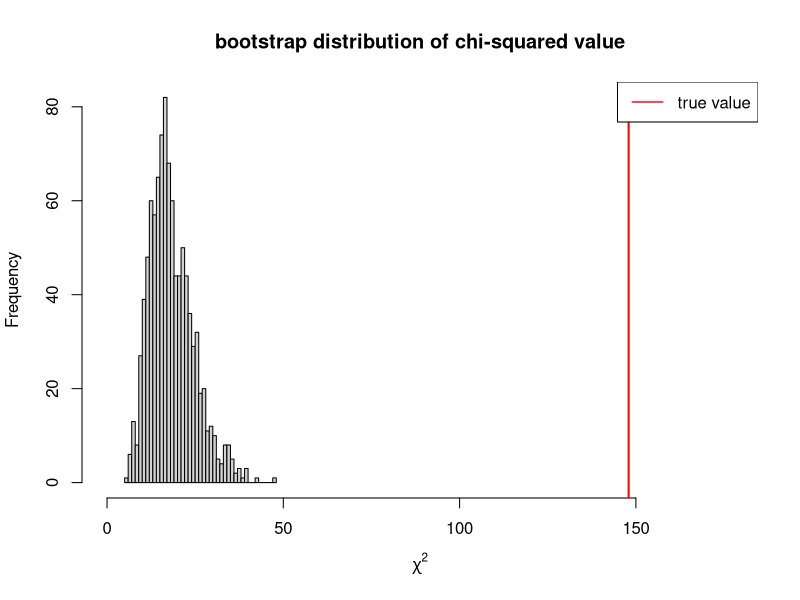
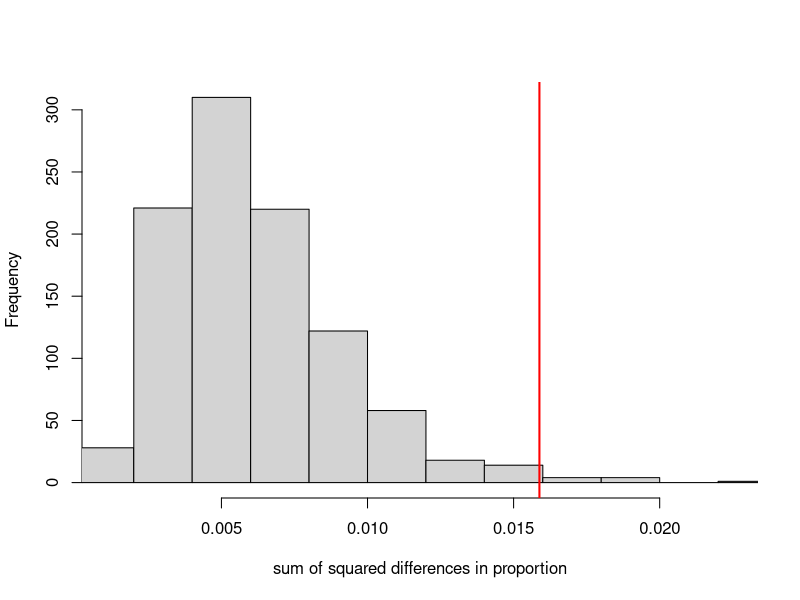

R code for these plots, in order:
## ---- chunk 1
fig.dim <- 4
knitr::opts_chunk$set(fig.width=2*fig.dim,
                      fig.height=fig.dim,
                      fig.align='center')
set.seed(23)
library(matrixStats)
library(tidyverse)
options(digits=2)
## ---- chunk 2
data(HairEyeColor)
## ---- chunk 3
HairEyeColor
## ---- chunk 4
haireye <- as.data.frame(HairEyeColor)
names(haireye) <- tolower(names(haireye))
names(haireye)[names(haireye) == "freq"] <- "number"
haireye
## ---- chunk 5
long_haireye <- haireye[rep(1:nrow(haireye), haireye$number), 
                        c("hair", "eye", "sex")]
stopifnot(nrow(long_haireye) == sum(haireye$number))
long_haireye
## ---- chunk 6
he_tab <- table(long_haireye[long_haireye$sex == 'Female', 1:2])
csq <- chisq.test(he_tab)
str(csq)
## ---- chunk 7
true_val <- 0
for (s in levels(long_haireye$sex)) {
    true_val <- (true_val + 
        with(subset(long_haireye, sex==s), 
                chisq.test(table(hair, eye))$statistic))
}
## ---- chunk 8
nperm <- 1000
chisq_perm <- rep(0, nperm)
for (k in 1:nperm) {
    for (s in levels(long_haireye$sex)) {
        fake <- subset(long_haireye, sex == s)
        fake$eye <- sample(fake$eye)
        chisq_perm[k] <- chisq_perm[k] + chisq.test(table(fake$eye, fake$hair))$statistic
    }
}
## ---- chunk 9
hist(chisq_perm, breaks=40, xlab=expression(chi^2), xlim=c(0, 1.2 * true_val), main='bootstrap distribution of chi-squared value')
abline(v=true_val, col='red', lwd=2)
legend("topright", lty=1, col=2, lwd=2, legend="true value")
## ---- chunk 10
male_freqs <- with(subset(long_haireye, sex=="Male"), table(hair, eye)) / sum(long_haireye$sex == "Male")
female_freqs <- with(subset(long_haireye, sex=="Female"), table(hair, eye)) / sum(long_haireye$sex == "Female")
stopifnot(sum(male_freqs) == 1)
stopifnot(sum(female_freqs) == 1)
ssd <- sum( (male_freqs - female_freqs)^2 )
## ---- chunk 11
nperms <- 1000
shuffled_ssd <- rep(NA, nperms)
for (k in 1:1000) {
    shuffled_sex <- sample(long_haireye$sex)
    stopifnot(sum(shuffled_sex == "Male") == sum(long_haireye$sex == "Male"))
    male_freqs <- with(subset(long_haireye, shuffled_sex=="Male"), table(hair, eye)) / sum(long_haireye$sex == "Male")
    female_freqs <- with(subset(long_haireye, shuffled_sex=="Female"), table(hair, eye)) / sum(long_haireye$sex == "Female")
    stopifnot(sum(male_freqs) == 1)
    stopifnot(sum(female_freqs) == 1)
    shuffled_ssd[k] <- sum( (male_freqs - female_freqs)^2 )
}
## ---- chunk 12
hist(shuffled_ssd, xlim=range(shuffled_ssd, ssd), xlab="sum of squared differences in proportion", main='')
abline(v=ssd, col='red', lwd=2)
## ---- chunk 13
male_freqs <- with(subset(long_haireye, sex=="Male"), table(hair, eye)) / sum(long_haireye$sex == "Male")
female_freqs <- with(subset(long_haireye, sex=="Female"), table(hair, eye)) / sum(long_haireye$sex == "Female")
stopifnot(sum(male_freqs) == 1)
stopifnot(sum(female_freqs) == 1)
mad_prop <- mean(abs(male_freqs - female_freqs))
